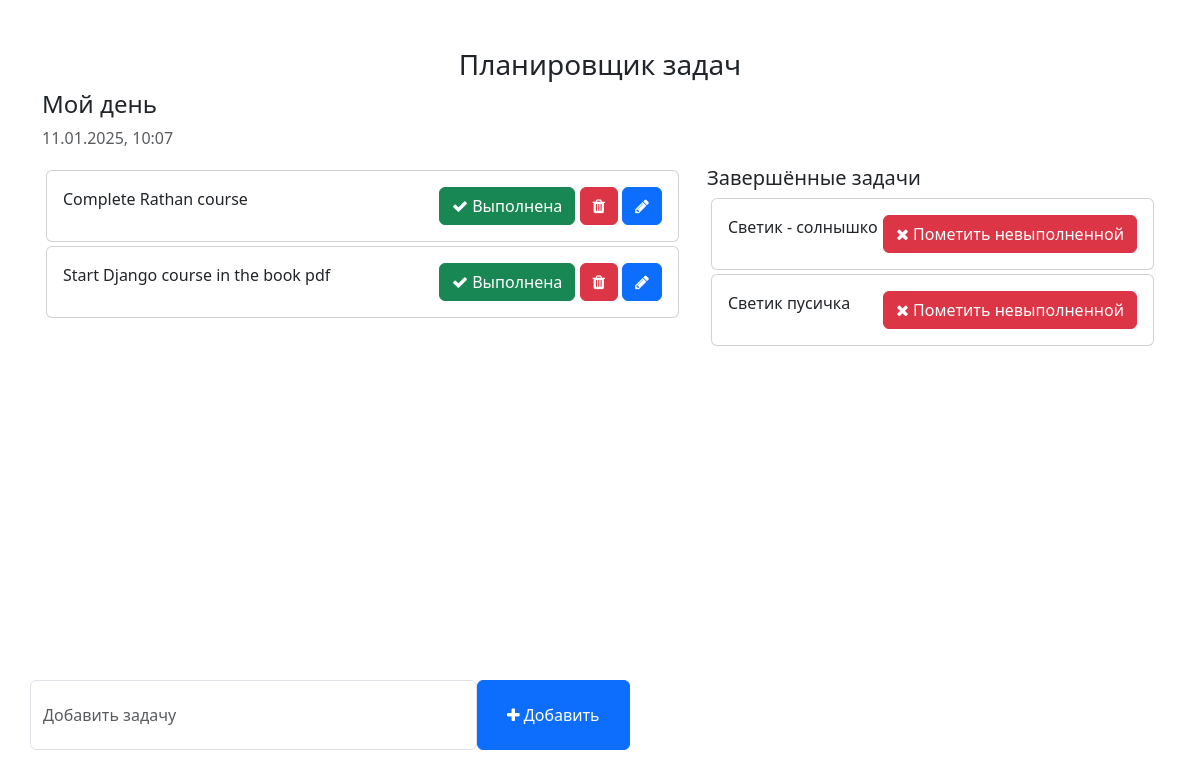
The page / on the database its author committed.
### todo/models.py (models this page shows)
class Task(models.Model):
    task = models.CharField(max_length=250)
    is_completed = models.BooleanField(default=False)
    created_at = models.DateTimeField(auto_now_add=True)
    updated_at = models.DateTimeField(auto_now_add=True)
    def __str__(self):
        return self.task

### todo_main/views.py (the view)
# urls.py: 2. Add a URL to urlpatterns:  path('', views.home, name='home')
def home(request):
    tasks = Task.objects.filter(is_completed = False).order_by('updated_at')
    completed_tasks = Task.objects.filter(is_completed = True).order_by('updated_at')
    print (completed_tasks)
    context = {
        'tasks': tasks,
        'completed_tasks': completed_tasks,
    }
    return render(request,'home.html', context)

### templates/home.html (shortened to what this page needs)
<!DOCTYPE html>
<html lang="en">
<head>
    <link href="https://cdn.jsdelivr.net/npm/bootstrap@5.3.0-alpha1/dist/css/bootstrap.min.css" rel="stylesheet">
    <link rel="stylesheet" href="https://cdnjs.cloudflare.com/ajax/libs/font-awesome/4.7.0/css/font-awesome.min.css">
</head>
<body>
    <div class="container">
        <h3 class="pt-5 text-center">Планировщик задач</h3>
        <div class="row">
            <h4>Мой день</h4>
            <p class="text-muted">{% now "j.m.Y, H:i"  %}</p>
            <div class="col-md-7 col-lg-7" style="height: 450px; overflow: scroll;">
                {% for task in tasks %}
                <div class="card m-1">
                    <div class="card-body">
                        {{ task.task }}
                        <span style="position: relative; float: right;">
                            <a href="{% url 'mark_as_done' task.pk %}" class="btn btn-success"><i class="fa fa-check"></i> Выполнена</a>
                            <a href="{% url 'delete_task' task.id %}" class="btn btn-danger"><i class="fa fa-trash"></i></a>
                            <a href="{% url 'edit_task' task.id %}"class="btn btn-primary"><i class="fa fa-pencil"></i></a>
                        </span>
                    </div>
                </div>
                {% endfor %}
            </div>
            <div class="col-md-5 col-lg-5">
                <h5>Завершённые задачи</h5>
                {% for task in completed_tasks %}
                <div class="card m-1">
                    <div class="card-body">
                        {{task.task}}
                        <span style="position: relative; float: right;">
                            <a href="{% url 'mark_as_undone' task.pk %}" class="btn btn-danger"><i class="fa fa-times"></i> Пометить невыполненной</a>
                        </span>
                    </div>
                </div>
                {% endfor %}
            </div>
        </div>
        <div class="row">
            <div class="col-md-6 col-lg-6 p-0" style="position: absolute; bottom: 50px;">
                <form action="{% url 'addTask' %}" method="POST">
                    <div class="form-group">
                        <span style="display: flex;">
                            <input type="text" name="task" class="form-control" placeholder="Добавить задачу">
                            <button type = "submit" class="btn btn-primary" style="width: 200px;"><i class="fa fa-plus"></i> Добавить</button>
                        </span>
                    </div>
                </form>
            </div>
        </div>
    </div>
</body>
</html>

### templates/home.html (style rules this page uses)
.form-control { padding: 1.375rem .75rem !important; }

### rows shown on the page
Task: task "Complete Rathan course"
Task: task "Start Django course in the book pdf"
Task: task "Светик - солнышко"
Task: task "Светик пусичка"
